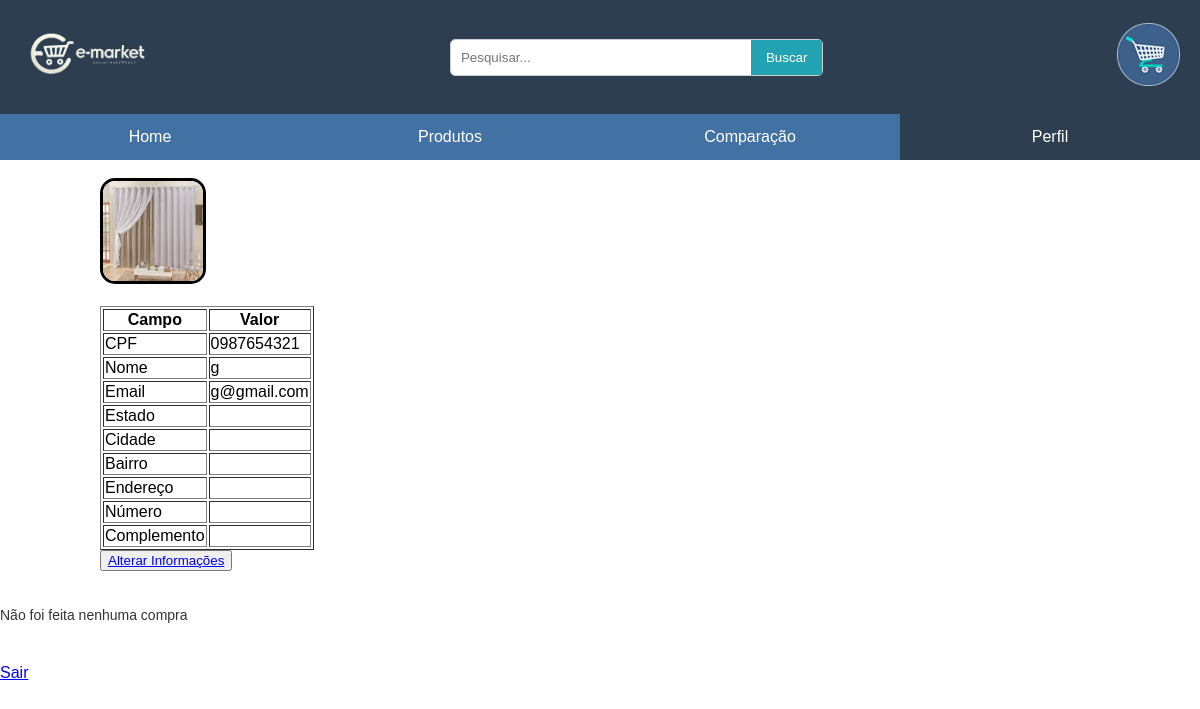
The page /perfil/perfil.php (signed in) on the database its author committed.
### tables this page shows
CREATE TABLE `usuario` (
  `cpfUsuario` varchar(14) NOT NULL,
  `nomeUsuario` varchar(100) NOT NULL,
  `emailUsuario` varchar(100) NOT NULL,
  `estadoUsuario` varchar(50) DEFAULT NULL,
  `cidadeUsuario` varchar(100) DEFAULT NULL,
  `bairroUsuario` varchar(100) DEFAULT NULL,
  `enderecoUsuario` varchar(200) DEFAULT NULL,
  `numeroUsuario` varchar(10) DEFAULT NULL,
  `complementoUsuario` varchar(100) DEFAULT NULL,
  `senhaUsuario` varchar(255) NOT NULL,
  `fotoPerfil` varchar(255) DEFAULT NULL
);

### perfil/perfil.php (the view, shortened to what this page needs)
<?php
$cpf = $_SESSION['cpf'];
$datasource = 'mysql:host=localhost;dbname=e_market';
$user = 'root';
$pass = 'vertrigo';
$db = new PDO($datasource, $user, $pass);
$query = "SELECT * FROM usuario WHERE cpfUsuario = :cpf";
$stm = $db->prepare($query);
$stm->bindParam(':cpf', $cpf);
if ($stm->execute()) {
    $user = $stm->fetch(PDO::FETCH_ASSOC);
    $nome = $user['nomeUsuario'];
    $email = $user['emailUsuario'];
    $estado = $user['estadoUsuario'];
    $cidade = $user['cidadeUsuario'];
    $bairro = $user['bairroUsuario'];
    $endereco = $user['enderecoUsuario'];
    $numero = $user['numeroUsuario'];
    $complemento = $user['complementoUsuario'];
    $fotoPerfil = $user['fotoPerfil'] ?: 'Perfil.png';
} else {
    echo '<br><p>Erro ao listar as informações pessoais</p>';
    exit;
}
?>
<!DOCTYPE html>
<html lang="pt-br">
<head>
    <link rel="stylesheet" type="text/css" href="login.css" />
    <link rel="stylesheet" href="perfil.css">
</head>
<body>
    <header>
        <div class="logo">
        <a href=" ../home/index.html">
             <img src="../imagens/logo2.png" alt="Logo">
            </a>
        </div>
        <div class="search-bar">
            <input type="search" placeholder="Pesquisar...">
            <button type="submit">Buscar</button>
        </div>
        <div class="cart">
            <a href="  ">
                <img src="../imagens/carrinho.png" alt="Carrinho">
            </a>
        </div>
    </header>
    <nav>
        <ul>
            <li><a href="../home/index.html">Home</a></li>
            <li><a href="../pedido/compra.php">Produtos</a></li>
            <li><a href="../comparacao/index.php">Comparação</a></li>
            <li><a href="../perfil/perfil.php" style="background-color: #2c3e50; color:white;">Perfil</a></li>
        </ul>
    </nav>
    <div class="perfil-info">
        <br>
        <img src="imagens/<?php echo htmlspecialchars($fotoPerfil); ?>" class="foto_perfil" alt="Foto de Perfil">
        <br><br>
        <table border="1">
    <thead>
        <tr>
            <th>Campo</th>
            <th>Valor</th>
        </tr>
    </thead>
    <tbody>
        <tr>
            <td>CPF</td>
            <td><?php echo htmlspecialchars($cpf); ?></td>
        </tr>
        <tr>
            <td>Nome</td>
            <td><?php echo htmlspecialchars($nome); ?></td>
        </tr>
        <tr>
            <td>Email</td>
            <td><?php echo htmlspecialchars($email); ?></td>
        </tr>
        <tr>
            <td>Estado</td>
            <td><?php echo htmlspecialchars($estado); ?></td>
        </tr>
        <tr>
            <td>Cidade</td>
            <td><?php echo htmlspecialchars($cidade); ?></td>
        </tr>
        <tr>
            <td>Bairro</td>
            <td><?php echo htmlspecialchars($bairro); ?></td>
        </tr>
        <tr>
            <td>Endereço</td>
            <td><?php echo htmlspecialchars($endereco); ?></td>
        </tr>
        <tr>
            <td>Número</td>
            <td><?php echo htmlspecialchars($numero); ?></td>
        </tr>
        <tr>
            <td>Complemento</td>
            <td><?php echo htmlspecialchars($complemento); ?></td>
        </tr>
    </tbody>
</table>
        <button><a href='edita.php'>Alterar Informações</a></button>
    </div>
    <?php
    $query = "SELECT * FROM pedido WHERE cpfUsuario = :cpf";
    $stm = $db->prepare($query);
    $stm->bindParam(':cpf', $cpf);
    if ($stm->execute()) {
        $encontrouPedido = false;
        if (!$encontrouPedido) {
            print "<br><br><label>Não foi feita nenhuma compra</label><br>";
        }
    } else {
        print '<br><p>Erro ao listar o histórico de compras</p>';
    }
    ?>
    <br><a href='logout.php'>Sair</a>
</body>
</html>

### perfil/login.css (style rules this page uses)
body { font-family: Arial, sans-serif; background-color: rgb(255, 255, 255); margin: 0; padding: 0 }
header { display: flex; justify-content: space-between; align-items: center; padding: 20px; background-color: #2c3e50; }
.logo img { height: 70px; }
.cart { font-size: 18px; }
nav { background-color: #4272a3; }
nav ul { list-style: none; margin: 0; padding: 0; display: flex; justify-content: space-between; }
nav ul li { margin: 0; flex: 1; text-align: center; }
nav ul li a { display: block; padding: 14px 20px; text-decoration: none; color: white; }
.search-bar { display: flex; border: 1px solid #ccc; border-radius: 5px; overflow: hidden; }
.search-bar input[type="search"] { border: none; padding: 10px; outline: none; width: 300px; }
.search-bar button { background-color: #21a3b4; border: none; color: white; padding: 10px 15px; cursor: pointer; }

### perfil/perfil.css (style rules this page uses)
.foto_perfil { height: 100px; width: 100px; border: solid 3px black; border-radius: 15px; }
label { font-family: Arial, sans-serif; font-size: 14px; color: #333; display: block; margin-bottom: 5px; }
.perfil-info { margin-left: 100px; }

### rows shown on the page
usuario: fotoPerfil (picture), nomeUsuario "g", emailUsuario "g@gmail.com"

### other values the page prints
$cpf "0987654321"
